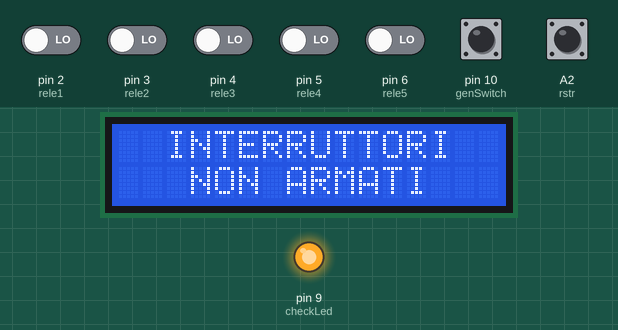
Recording of a sketch running on a simulated Arduino Uno, built with avr-gcc and run on an emulated ATmega328P. On the bench: 16×2 character LCD, output pins drawn as LEDs (lit = HIGH). The test bench sets the inputs (shaded band); at power-on: A2 (rstr), pin 10 (genSwitch) HIGH, pin 2 (rele1), pin 3 (rele2), pin 4 (rele3), pin 5 (rele4), pin 6 (rele5) LOW. No radio packets arrive unless stated; pins used as bus, display or sensor lines are not drawn; what the sketch prints to the serial monitor is not drawn.

Above: at 6.9 s.
7.0 s: pin 10 (genSwitch) pulled LOW for 2.3 s
At 8.6 s:
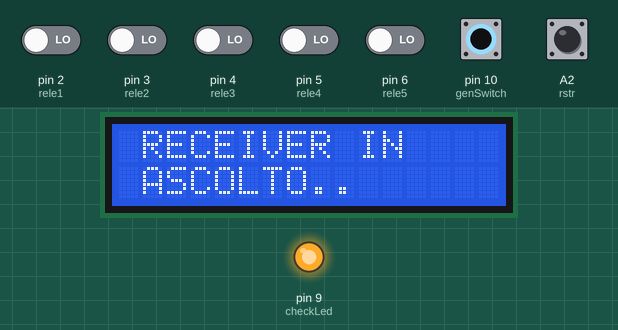
14.8 s: pin 2 (rele1) driven HIGH and pin 10 (genSwitch) driven LOW
At 16.9 s:
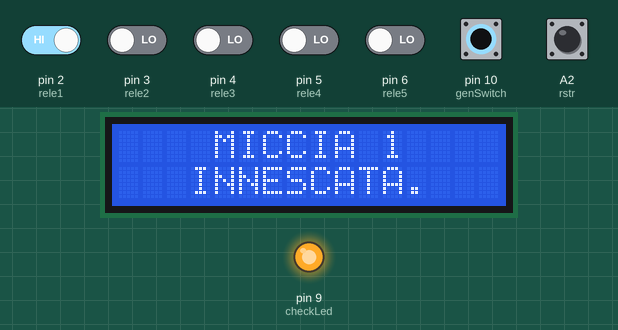
20.7 s: A2 (rstr) pulled LOW for 2.3 s
At 23.1 s:
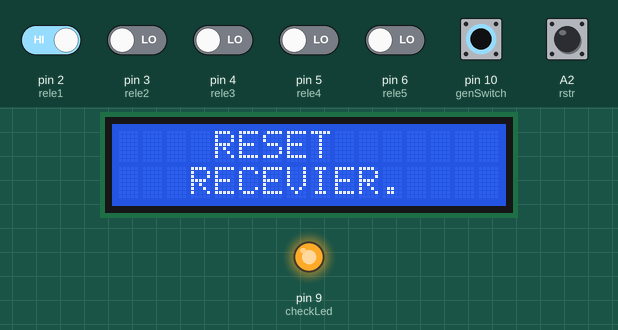
26.6 s: pin 3 (rele2) driven HIGH
At 29.4 s:
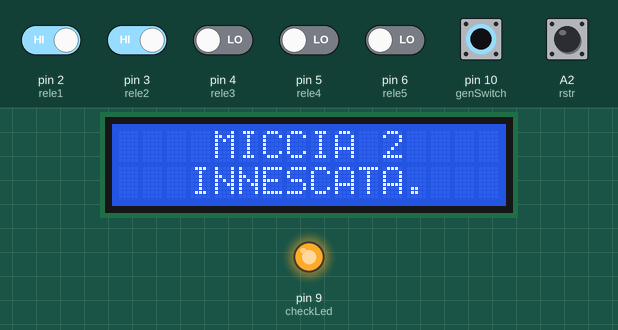
32.5 s: pin 4 (rele3) driven HIGH
At 38.3 s:
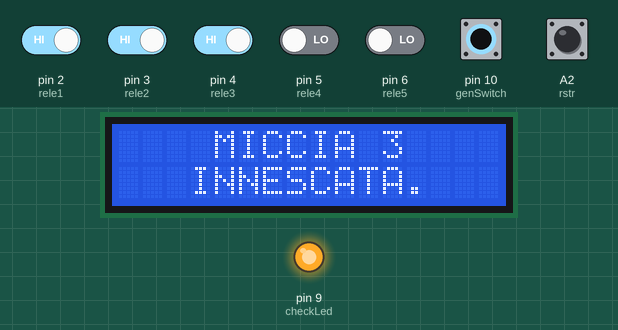
38.4 s: pin 5 (rele4) driven HIGH
At 42.5 s:
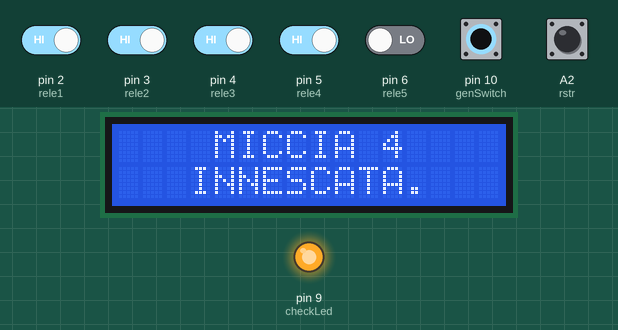
Timing chart, 0 to 44.0 s (numbered marks = the images above; inputs shaded):
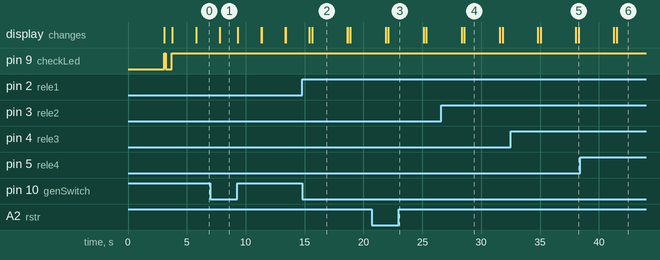

Measured:
- after the input at 7.0 s, the display: first differs from a run without the input after 0.80 s (image 1)
- after the input at 14.8 s, the display: first differs from a run without the input after 0.61 s (image 2 shows a later state)
- what the display in image 2 shows lasts 3.0 s, from 15.6 s to 18.6 s

The sketch:

transmitter.ino
```cpp
#include <LiquidCrystal_I2C.h>
#include <SPI.h>
#include <nRF24L01.h>
#include <RF24.h>

RF24 radio(7,8);

LiquidCrystal_I2C lcd (0x27,16,2);

const byte address1[6] = "00001";
const byte address2[6] = "00011";

const int genSwitch = 10;
const int checkLed = 9;
const int rele1 = 2; //Associazione ai pin arduino
const int rele2 = 3;
const int rele3 = 4;
const int rele4 = 5;
const int rele5 = 6 ;
const int rstt = A3;
const int rstr = A2;

void attesaMiccia(){
  lcd.setCursor(1,0);
  lcd.print("RECEIVER IN");
  lcd.setCursor(1,1);
  lcd.print("ASCOLTO..");
}
void nonArmati(){
  lcd.clear();
  lcd.setCursor(2,0);
  lcd.print("INTERRUTTORI");
  lcd.setCursor(3,1);
  lcd.print("NON ARMATI");
  delay(2000);
  lcd.clear();
}

void setup() {
  lcd.begin();
  lcd.setCursor(1,0);
  lcd.print("--BENVENUTO!--");
  lcd.setCursor(5,1);
  lcd.print("by R&T");
  delay(3000);
  lcd.clear();

  digitalWrite(rstt,HIGH);
  pinMode(rstt,OUTPUT);
  boolean confirm = false;
  int countWhile = 0;
  pinMode(checkLed, OUTPUT);
  pinMode(rele1, INPUT);//PinMode
  pinMode(rele2, INPUT);
  pinMode(rele3, INPUT);
  pinMode(rele4, INPUT);
  pinMode(rele5, INPUT);
  pinMode(genSwitch,INPUT_PULLUP);
  pinMode(rstr, INPUT_PULLUP);

  Serial.begin(9600);

  radio.begin();
  radio.openWritingPipe(address1);
  radio.openReadingPipe(1,address2);
  radio.setPALevel(RF24_PA_MAX);
  radio.setDataRate(RF24_250KBPS);
  radio.stopListening();

  digitalWrite(checkLed,HIGH);// Conferma messaggio mandato
  delay(100);
  digitalWrite(checkLed,LOW);

  radio.write("ping", sizeof("ping"));
  Serial.println("Ping inviato");
  delay(100);
  radio.startListening();

char pong[32] = "";
while(!confirm){
  radio.read(&pong, sizeof(pong));
  String transData = String(pong);
  countWhile++;
    if (transData == "pong") {
      Serial.println("Pong arrivato");
      digitalWrite(checkLed,HIGH);
      radio.stopListening();
      confirm = true;
    }
    else if(countWhile > 10000){
      digitalWrite(checkLed,HIGH);
      break;
    }
 }
 radio.stopListening();

 lcd.setCursor(2,0);
 lcd.print("COLLEGAMENTO");
 lcd.setCursor(3,1);
 lcd.print("EFFETTUATO");
 delay(2000);
 lcd.clear();
}

void loop() {

 if(digitalRead(genSwitch)==LOW){
  attesaMiccia();
  if(digitalRead(rele1)==HIGH){
   radio.write("trigger1", sizeof("trigger1"));
   delay(200);
   Serial.println("Inviato 1");
   lcd.clear();
   lcd.setCursor(4,0);
   lcd.print("MICCIA 1");
   lcd.setCursor(3,1);
   lcd.print("INNESCATA.");
   delay(3000);
   lcd.clear();
  }
  if(digitalRead(rele2)==HIGH){
   radio.write("trigger2", sizeof("trigger2"));
   delay(200);
   Serial.println("Inviato 2");
   lcd.clear();
   lcd.setCursor(4,0);
   lcd.print("MICCIA 2");
   lcd.setCursor(3,1);
   lcd.print("INNESCATA.");
   delay(3000);
   lcd.clear();
  }
  if(digitalRead(rele3)==HIGH){
   radio.write("trigger3", sizeof("trigger3"));
   delay(200);
   Serial.println("Inviato 3");
   lcd.clear();
   lcd.setCursor(4,0);
   lcd.print("MICCIA 3");
   lcd.setCursor(3,1);
   lcd.print("INNESCATA.");
   delay(3000);
   lcd.clear();
  }
  if(digitalRead(rele4)==HIGH){
   radio.write("trigger4", sizeof("trigger4"));
   delay(200);
   Serial.println("Inviato 4");
   lcd.clear();
   lcd.setCursor(4,0);
   lcd.print("MICCIA 4");
   lcd.setCursor(3,1);
   lcd.print("INNESCATA.");
   delay(3000);
   lcd.clear();
  }
  if(digitalRead(rele5)==HIGH){
   radio.write("trigger5", sizeof("trigger5"));
   delay(200);
   Serial.println("Inviato 5");
   lcd.clear();
   lcd.setCursor(4,0);
   lcd.print("MICCIA 5");
   lcd.setCursor(3,1);
   lcd.print("INNESCATA.");
   delay(3000);
   lcd.clear();
  }
  if(digitalRead(rstr)==LOW){
   radio.write("reset", sizeof("reset"));
   delay(200);
   Serial.println("Inviato reset");
   lcd.clear();
   lcd.setCursor(4,0);
   lcd.print("RESET");
   lcd.setCursor(3,1);
   lcd.print("RECEVIER.");
   delay(3000);
   lcd.clear();
  }
 }else{
  nonArmati();
 }
}
```
